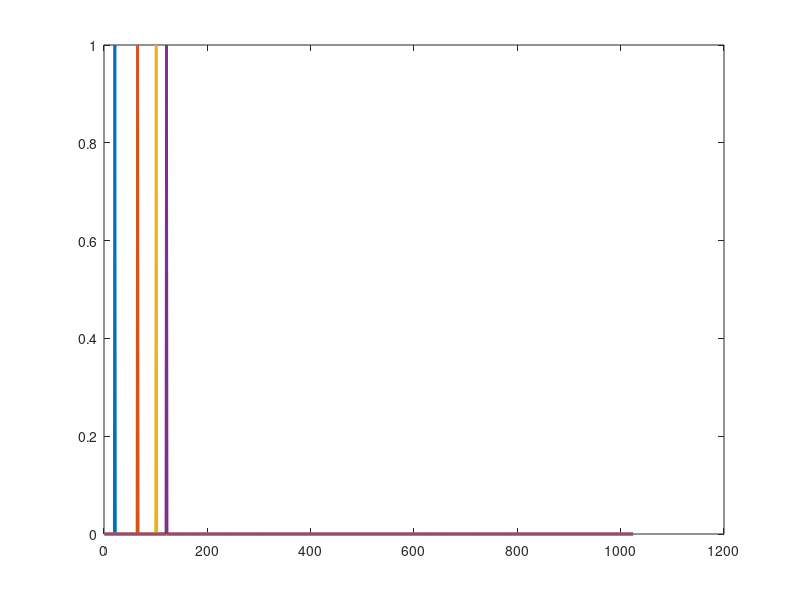
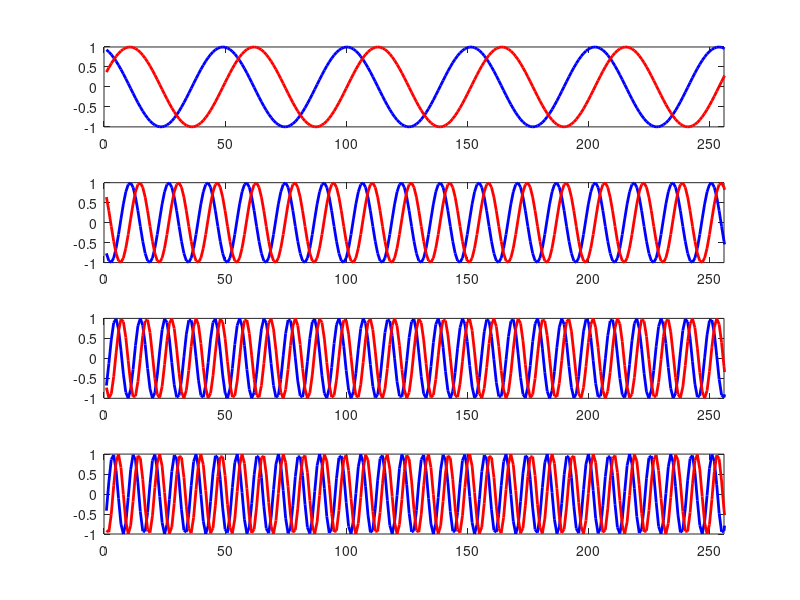
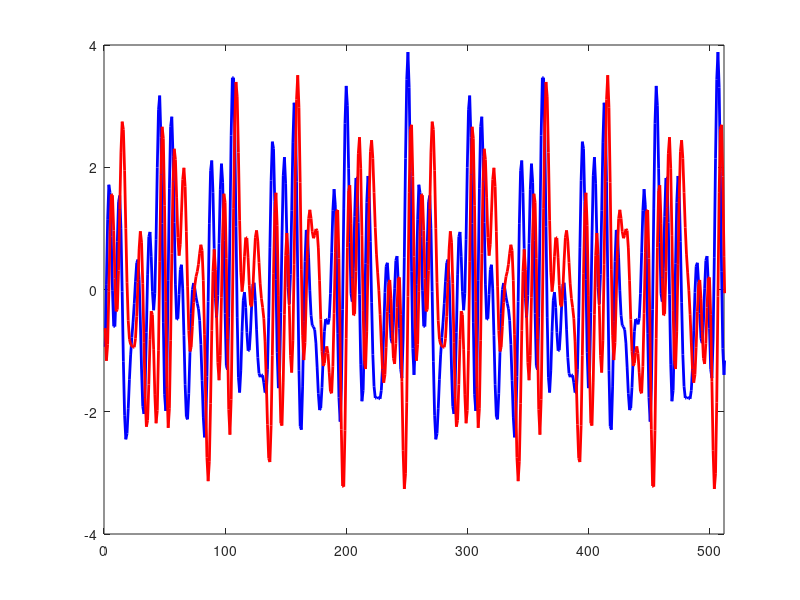
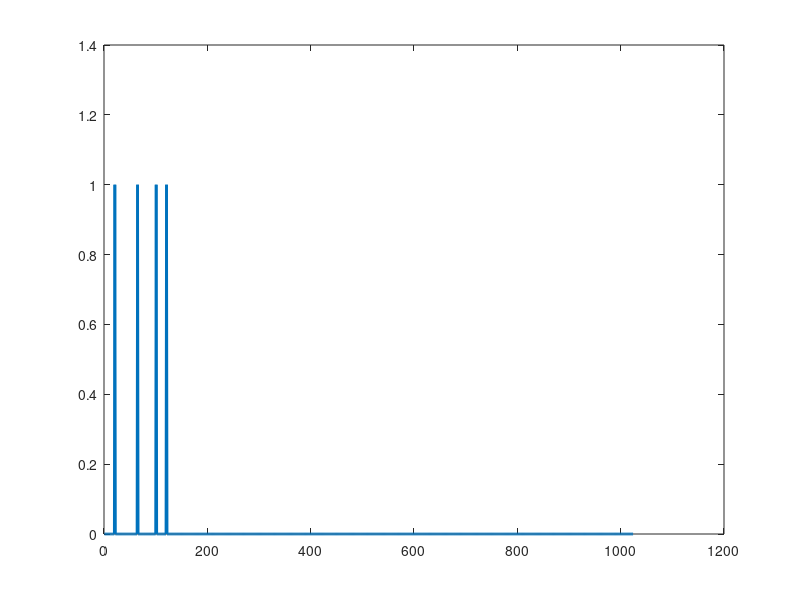

Source code (MATLAB) for these figures, in order:
%%
clear;clc;

%% 
% 形成IQ两路的载波信号
N = 1024;
n = 0:N-1;
fs = 320e6; % 采样率

ks = [20 64 100 120]; % 载波对应的bins
phases = randperm(N,4)/N*2*pi;

Nc = 4;

AF = 2; % DAC full-scale
P_avg = AF.^2; %I/Q的复信号总功率
A = AF/Nc^0.5; 

%%
ind_ks = ks+1;

Xs = zeros(N,Nc);

for vv = 1:Nc
    Xs(ks(vv)+1,vv) = A*exp(1i*phases(vv));
end

s_arr = N*ifft(Xs);
s_sum = sum(s_arr,2);
X_sum = 1/N*fft(s_sum);

s_DAC_clip_real = real(s_sum);
s_DAC_clip_imag = imag(s_sum);
s_DAC_clip_real(s_DAC_clip_real>AF) = AF;
s_DAC_clip_real(s_DAC_clip_real<-AF) = -AF;
s_DAC_clip_imag(s_DAC_clip_imag>AF) = AF;
s_DAC_clip_imag(s_DAC_clip_imag<-AF) = -AF;
s_DAC_clip = complex(s_DAC_clip_real,s_DAC_clip_imag);

PX_sum = abs(X_sum).^2;

X_DAC_clip = 1/N*fft(s_DAC_clip);
PX_DAC_clip = abs(X_DAC_clip).^2; 

PX_sum(PX_sum==0)=eps;
PX_DAC_clip(PX_DAC_clip==0)=eps;

phases_DAC_clip = angle(X_DAC_clip(ind_ks))'; % 计算DAC clipping后的载波频点相位
phases_DAC_clip = mod(phases_DAC_clip,2*pi); % 相位取到[0, 2*pi]内

err1_phase = abs(phases_DAC_clip - phases)./phases;
disp(err1_phase)
%%
%
figure(1)
for kk=1:Nc
    plot(abs(Xs(:,kk)),'linew',2)
    hold on
end

%
figure(2)
for kk=1:Nc
    subplot(Nc,1,kk)
    plot(real(s_arr(:,kk)),'b-','linew',2)
    hold on
    plot(imag(s_arr(:,kk)),'r-','linew',2)
    xlim([0,N/4])
end

%
figure(3)
plot(real(s_sum),'b-','linew',2)
hold on
plot(imag(s_sum),'r-','linew',2)
xlim([0,N/2])

%
figure(4)
plot(abs(X_sum).^2,'linew',2);

%
figure(5)
subplot(2,1,1)
plot(n,real(s_sum),'b-','linew',2)
hold on
plot(n,imag(s_sum),'r-','linew',2)
xlim([0 N/2])
subplot(2,1,2)
plot(n,real(s_DAC_clip),'b-','linew',2)
hold on
plot(n,imag(s_DAC_clip),'r-','linew',2)
xlim([0 N/2])

%
figure(6)
subplot(2,1,1)
plot(pow2db(PX_sum/P_avg),'linew',1)
subplot(2,1,2)
plot(pow2db(PX_DAC_clip/P_avg),'linew',1)
%%
% 构造脉冲信号
p = zeros(N,1);
p(1) = 1;
X_p = fft(p);
PX_p = X_p.^2;

X_pr = X_p;
X_pr(ind_ks) = 0;
PX_pr = X_pr.^2;
pr = ifft(X_pr);

figure(7)
subplot(2,2,1)
plot(n,p,'m-','linew',2)
subplot(2,2,2)
plot(PX_p,'m-','linew',2)
subplot(2,2,4)
plot(PX_pr,'b-','linew',2)
subplot(2,2,3)
plot(real(pr),'b-','linew',2)
hold on
plot(imag(pr),'r-','linew',2)
%%
s_AG_clip = s_sum;
ft_pr = fft(pr,2*N);
n_iter = 0;
tol = 1e6*eps; % 设定计算误差容限

while(max(max(real(s_AG_clip)),max(imag(s_AG_clip)))-AF >tol || min(min(real(s_AG_clip)),min(imag(s_AG_clip)))+AF< -tol)
    c_real = zeros(N,1);
    c_imag = zeros(N,1);
    ind_real_upper = real(s_AG_clip) > AF;
    ind_real_lower = real(s_AG_clip) < -AF;
    ind_imag_upper = imag(s_AG_clip) > AF;
    ind_imag_lower = imag(s_AG_clip) < -AF;    
    
    c_real(ind_real_upper) = AF - real(s_AG_clip(ind_real_upper));
    c_real(ind_real_lower) = -AF - real(s_AG_clip(ind_real_lower));
    c_imag(ind_imag_upper) = AF - imag(s_AG_clip(ind_imag_upper));
    c_imag(ind_imag_lower) = -AF - imag(s_AG_clip(ind_imag_lower));
    
    c = complex(c_real,c_imag);
    ft_c = fft(c,2*N);
    ft_cc = ft_c.* ft_pr;   

    cc_full = ifft(ft_cc);
    cc = cc_full(1:N);
    
    s_AG_clip = s_AG_clip + cc;

    n_iter = n_iter+1;
    disp(n_iter);
end

X_AG_clip = 1/N*fft(s_AG_clip);
PX_AG_clip = abs(X_AG_clip).^2;

phases_AG_clip = angle(X_AG_clip(ind_ks))'; % 计算AG算法 clipping后的载波频点相位
phases_AG_clip = mod(phases_AG_clip,2*pi); % 相位取到[0, 2*pi]内

err2_phase = abs(phases_AG_clip - phases)./phases;

disp(err1_phase)
disp(err2_phase)
%%
figure(8)
subplot(2,1,1)
plot(real(s_sum),'b-','linew',1)
hold on
plot(imag(s_sum),'r-','linew',1)
subplot(2,1,2)
hold on
plot(real(s_AG_clip),'b-','linew',1)
plot(imag(s_AG_clip),'r-','linew',1)
%
figure(9)
subplot(2,1,1)
plot(pow2db(PX_sum/P_avg),'k-','linew',1)
ylim([-180 0])
subplot(2,1,2)
plot(pow2db(PX_AG_clip/P_avg),'b-','linew',1)
ylim([-180 0])

figure(10)
subplot(2,2,1)
plot(pow2db(PX_sum/P_avg),'k-','linew',1)
subplot(2,2,3)
plot(angle(X_sum),'k-','linew',1)

subplot(2,2,2)
plot(pow2db(PX_AG_clip/P_avg),'b-','linew',1)
% ylim([-180 0])
% xlim([0 200])
subplot(2,2,4)
plot(angle(X_AG_clip),'b-','linew',1)
% ylim([-180 0])
% xlim([0 200])

figure(11)

plot(err1_phase,'m-','linew',2)
hold on
plot(err2_phase,'r-','linew',2)


